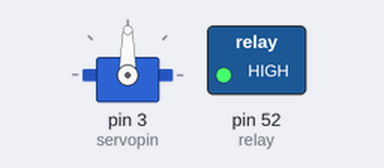
The sketch below on a simulated Arduino Mega 2560, built with avr-gcc and run on an emulated ATmega2560. Shown: servo, switched loads named in the sketch (green lamp = pin HIGH). At 12.5 s the program stops and its outputs stay as they are.

Above: at 0.1 s.
At 10.1 s:
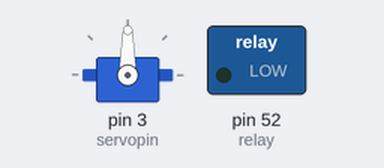
Timing chart, 0 to 11.6 s (numbered marks = the images above):
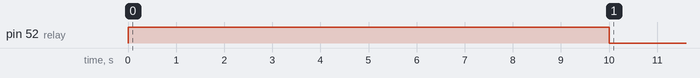

The sketch:

relay.ino
```cpp
#include <Servo.h>  //加载文件库
int pos = 0;
Servo myservo;
int servopin = 3;
int relay = 52;

void setup() {
  Serial.begin(9600);
  myservo.attach(servopin, 500, 2500);  //修正脉冲宽度
  pinMode(relay, OUTPUT);
}

void loop() {
  digitalWrite(relay, HIGH);
  delay(10000);
  digitalWrite(relay, LOW);
  delay(2500);
  exit(0);
}
```

Measured:
- by itself, pin 52 (relay): LOW → HIGH at 0.00 s, → LOW 10.0 s later
